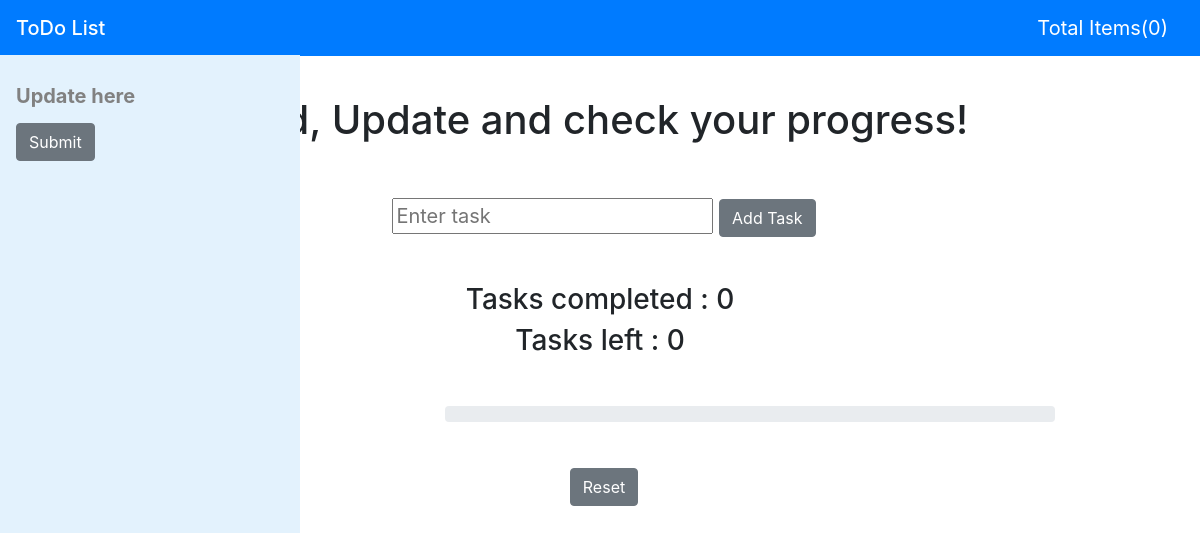
/home/, run on an earlier commit of the app's database.
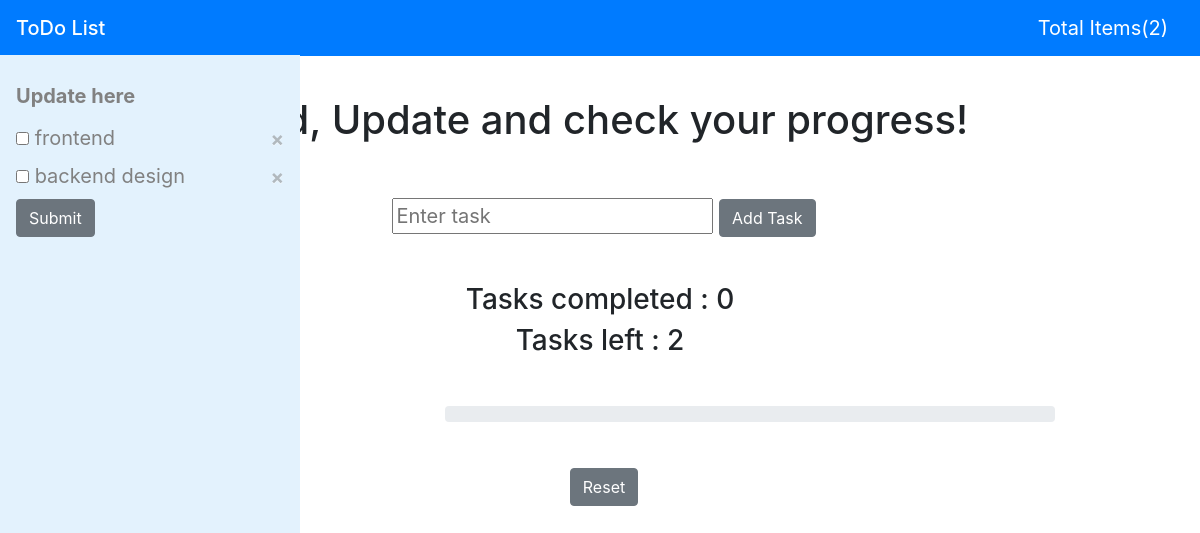
And on a later commit of the database.
### home/models.py (models this page shows)
class tasks(models.Model):
    taskname=models.CharField(max_length=50)
    completed=models.BooleanField(default=False)

### home/views.py (the view)
# urls.py: path('',views.home,name='home'),
def home(request):
    c=tasks.objects.all()
    d=tasks.objects.all().count()
    incom=tasks.objects.filter(completed=False).count()
    if(d!=0):
        com=d-incom
        per=com/d
        per=per*100
    else:
        com=0
        per=0
        incom=0
    return render(request,'home.html',{'com':int(per),'task':c,'total':d,'complete':com,'incomplete':incom})

### home/templates/home.html (shortened to what this page needs)
<!DOCTYPE html>
<html>
    <head>
        <link rel="stylesheet" href="https://stackpath.bootstrapcdn.com/bootstrap/4.4.1/css/bootstrap.min.css">
        {% load static %}
        <link rel="stylesheet" type="text/css" href="{%static 'home/todo.css'%}">
    </head>
    <body>
      <nav class="navbar navbar-dark bg-primary">
            <span id="opnbtn" class="navbar-brand mb-0 h1">ToDo List</span>
            <span class="navbar-brand my-6">Total Items({{ total }})</span>
        </nav>
          <div class="sidenav">
            <span style="font-weight: bold;">Update here</span>
            <form action="updating/" method="POST">{% csrf_token %}
                  {% for i in task %}
                    {% if i.completed == True %}
                        <input id="removed" type="checkbox" name="tick" value="{{ i.id }}" checked>
                    {% else %}
                        <input id="removed" type="checkbox" name="tick" value="{{ i.id }}">
                    {% endif %}
                    <label id="taskname">{{ i.taskname }}</label>
                    <button onclick="getsid({{i.id}})" id="cross" value="{{i.taskname}}" style="float: right; margin-left: -50%;" type="button" class="close" aria-label="Close" data-toggle="modal" data-target="#deleteModal">
                      <span aria-hidden="true">&times;</span>
                    </button>
                    <br>
                  {% endfor %}
                <button class="btn btn-secondary">Submit</button>
            </form>
          </div>
          <p><br></p>
          <div class="container mydiv">
          <h1>Add, Update and check your progress!</h1>
          <p><br></p>
          <form style="text-align: center;" action="adding/" method="POST">{% csrf_token %}
                <input type="text" name='task' placeholder='Enter task'>
                <button class="btn btn-secondary">Add Task</button>
          </form>
          <p><br></p>
          <h3 style="text-align: center;">Tasks completed : {{ complete }}</h3>
          <h3 style="text-align: center;">Tasks left : {{ incomplete }}</h3>
          <p><br></p>
          <div class="progress" style="margin-left: 400px; margin-right: 100px;">
          </div>
          <p><br></p>
          <form style="text-align: center;" action="reset/" method="POST">{% csrf_token %}
            <button class="btn btn-secondary">Reset</button>
          </form>
          </div>
    </body>
</html>

### home/static/home/todo.css (style rules this page uses)
.mydiv { text-align: center; }
.sidenav { margin-top: 55px; height: 100%; width: 300px; position: fixed; z-index: 1; top: 0; left: 0; background-color: #e3f2fd; overflow-x: hidden; padding-top: 20px; }
.sidenav span,form { padding: 6px 8px 6px 16px; text-decoration: none; font-size: 20px; color: #818181; display: block; }

What changed in the data, as far as the page shows it:
added tasks: taskname "frontend"
added tasks: taskname "backend design"
Also different on the page:
{{ total }}: "0" → "2"
{{ incomplete }}: "0" → "2"
